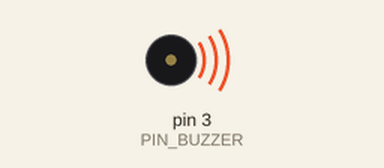
Recording of a sketch running on a simulated Arduino Uno, built with avr-gcc and run on an emulated ATmega328P. On the bench: buzzer (waves = sounding).

Above: at 0.6 s.
Timing chart, 0 to 3.0 s (numbered marks = the images above):
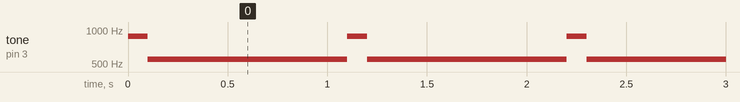

Measured:
- by itself, tone on pin 3 (PIN_BUZZER): alternates 880 Hz for 0.10 s and 550 Hz for 1.0 s

The sketch:

buzzer_test.ino
```cpp
int PIN_BUZZER = 3;

void setup() {
  // put your setup code here, to run once:
  pinMode(PIN_BUZZER, OUTPUT);

}

void loop() {
  // put your main code here, to run repeatedly:
  tone(PIN_BUZZER, 880);
  digitalWrite(PIN_BUZZER, LOW);
  delay(100);
  noTone(PIN_BUZZER);
  tone(PIN_BUZZER, 550);
  delay(1000);

}
```
